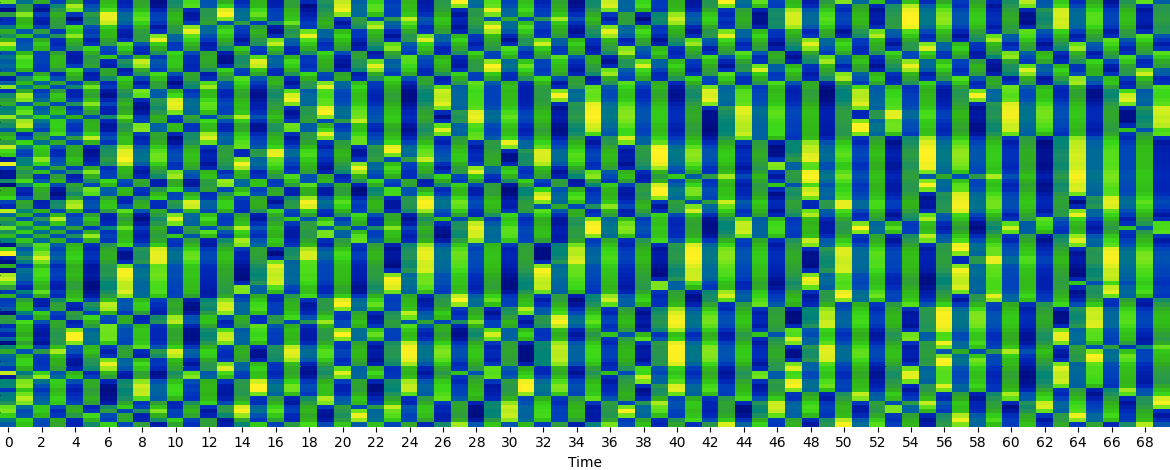

This figure's Python source:
import numpy as np
import seaborn as sns
import matplotlib.pyplot as plt
import colorcet as cc

from cml import *

np.random.seed(9999)

class CML_kuramoto(CML_1D):
	def __init__(self, n: int, K: float, omega: float, eps: float):
		f = lambda u: np.mod(u + omega - K*np.sin(2*np.pi*u)/(2*np.pi), 1)
		u0 = lambda x: np.random.uniform()
		super().__init__(f, n, eps, u0=u0)

	def coherence(self):
		return np.sin(2*np.pi(self.value - self.value.mean()) + np.pi/2).mean()

model = CML_kuramoto(100, 0.1, 0.44, 0.3)

data = []
for _ in range(70):
	data.append(model.value)
	model.step()

data = np.array(data).T
fig, ax = plt.subplots(figsize=(12, 5))
sns.heatmap(data, cmap=cc.bgy, ax=ax, cbar=False)
ax.set_yticklabels([])
ax.set_xlabel('Time')

fig.tight_layout()
fig.savefig('kuramoto_1d.png', bbox_inches='tight', pad_inches=0)
plt.show()